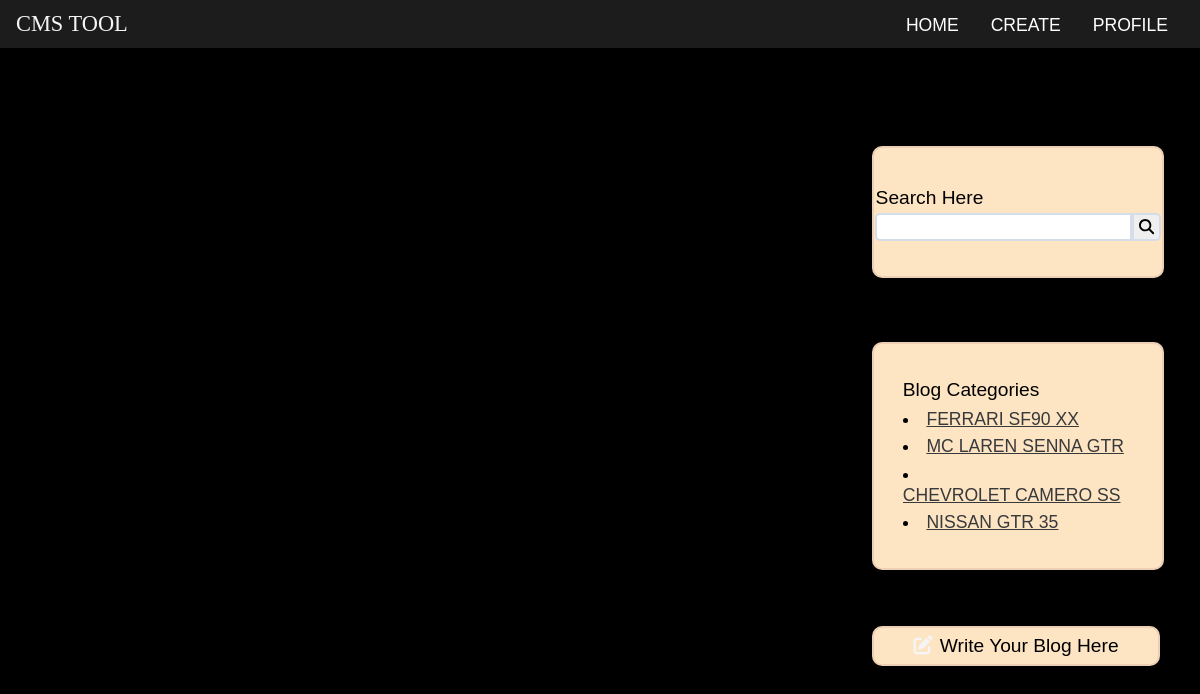
The app's page /category.php with its own data.
### tables this page shows
CREATE TABLE IF NOT EXISTS `posts` (
  `PID` varchar(20) NOT NULL,
  `email` varchar(256) NOT NULL,
  `user` varchar(256) NOT NULL,
  `category` varchar(256) NOT NULL,
  `date` varchar(32) NOT NULL,
  `time` varchar(10) NOT NULL,
  `thumbnail` varchar(64) DEFAULT NULL,
  `file` varchar(64) DEFAULT NULL,
  `content` varchar(2048) NOT NULL,
  `status` varchar(6) NOT NULL,
  PRIMARY KEY (`PID`)
);

### includes/category.php (the view)
<div id="categoryBox">
    <div id="categoryTitle">Blog Categories</div>
    <div id="categories">
        <?php
        $query = "select distinct * from posts order by PID desc limit 5";
        $data = mysqli_query($con, $query);
        while ($row = mysqli_fetch_assoc($data)) {
            $cat_id = $row['PID'];
            $cat = $row['category'];
            echo "<li><a class='catBtn' href='category.php?category={$cat_id}'>" . $cat . "</a></li>";
        } ?>
    </div>
</div>

### css/index.css (style rules this page uses)
* { margin: 0; padding: 0; }
body { width: 100vw; height: auto; overflow-x: hidden; position: relative; display: flex; flex-direction: column; background: #000000; }
#sidebar #categoryBox { width: 80%; height: 14rem; display: flex; position: relative; flex-direction: column; justify-content: center; align-items: center; border-radius: 10px; background-color: #FDE4C3; margin: 6vh 0 5vh 2rem; transition: all 0.3s; font-family: 'Montserrat', sans-serif; border: 2px solid rgba(163, 120, 120, 0.2); box-shadow: 5px 5px 10px rgba(0, 0, 0, 0.15); }
#sidebar #categoryBox #categoryTitle { width: 80%; font-size: 1.2rem; cursor: default; }
#sidebar #categoryBox #categories { width: 80%; display: grid; overflow: hidden; margin-top: 0.5rem; grid-template-columns: 1fr; grid-gap: 0.4rem; font-size: 1.1rem; }
#sidebar #categoryBox #categories .catBtn { width: 80%; color: #37393a; cursor: pointer; white-space: nowrap; text-align: left; overflow: hidden; transition: all 0.1s; }

### records on screen
posts: category "FERRARI SF90 XX"
posts: category "MC LAREN SENNA GTR"
posts: category "CHEVROLET CAMERO SS"
posts: category "NISSAN GTR 35"
